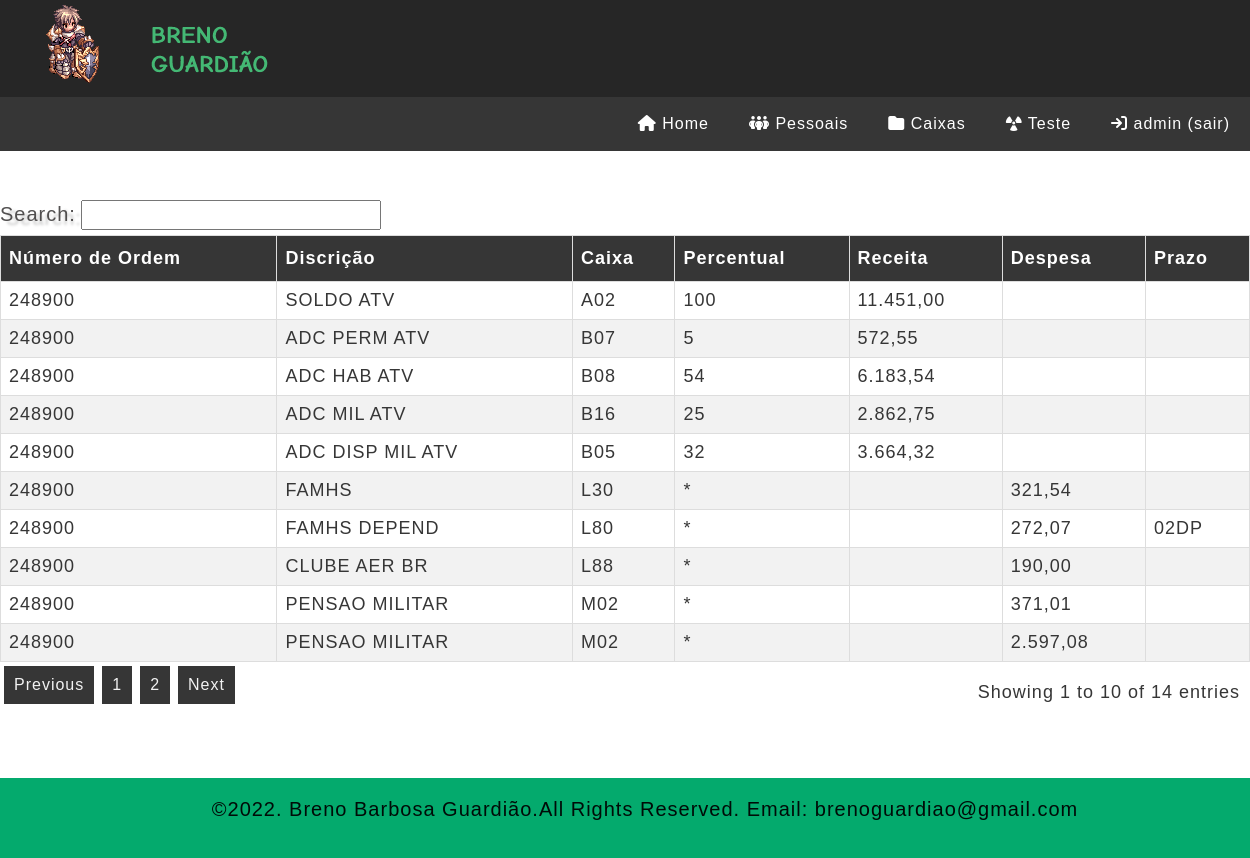
Screenshot of /?pagina=caixas (signed in) with the database file from the repository.
### tables this page shows
CREATE TABLE `mai_caixas` (
  `nordem` char(6) DEFAULT NULL,
  `status` char(1) DEFAULT NULL,
  `discr` char(25) DEFAULT NULL,
  `ordcx` char(2) DEFAULT NULL,
  `caixa` char(3) DEFAULT NULL,
  `perc` char(4) DEFAULT NULL,
  `rec` char(13) DEFAULT NULL,
  `desp` char(13) DEFAULT NULL,
  `prazo` char(5) DEFAULT NULL,
  `ir` char(2) DEFAULT NULL
);

### db.php (called while the page is built, shortened)
<?php
$servidor = "localhost";
$usuario = "root";
$senha = "";
$db = "sdpp";
$conexao = mysqli_connect($servidor, $usuario, $senha, $db);
$query = "SELECT * FROM mai_caixas";
$consulta_caixas = mysqli_query($conexao, $query);
?>

### views/caixas.php (the view, shortened to what this page needs)
<!DOCTYPE html>
<html>
    <head>
        <link rel="stylesheet" href="css/estilo.css">
        <link rel="stylesheet" href="css/tabela.css">
    </head>
    <body>
<table id="tabela" class="display nowrap" style="width:100%">
<thead>
<tr>
    <th>Número de Ordem</th>
    <th>Discrição</th>
    <th>Caixa</th>
    <th>Percentual</th>
    <th>Receita</th>
    <th>Despesa</th>
    <th>Prazo</th>
</tr>
</thead>
<?php
    while($linha= mysqli_fetch_array($consulta_caixas)){
        echo '<tr><td>'.$linha['nordem'].'</td>';
        echo '<td>'.$linha['discr'].'</td>';
        echo '<td>'.$linha['caixa'].'</td>';
        echo '<td>'.$linha['perc'].'</td>';
        echo '<td>'.$linha['rec'].'</td>';
        echo '<td>'.$linha['desp'].'</td>';
        echo '<td>'.$linha['prazo'].'</td>';
    }
?>
</table>

### header.php (shortened to what this page needs)
    <!DOCTYPE html>
<html>
<head>
    <link rel="stylesheet" href="css/estilo.css">
    <link rel="stylesheet" href="https://cdnjs.cloudflare.com/ajax/libs/font-awesome/6.1.1/css/all.min.css">
    <link rel="stylesheet" href="https://cdnjs.cloudflare.com/ajax/libs/font-awesome/6.1.1/css/brands.min.css">
    <link rel="stylesheet" href="https://cdnjs.cloudflare.com/ajax/libs/font-awesome/6.1.1/css/fontawesome.min.css">
    <link rel="stylesheet" href="https://cdnjs.cloudflare.com/ajax/libs/font-awesome/6.1.1/css/regular.min.css">
    <link rel="stylesheet" href="https://cdnjs.cloudflare.com/ajax/libs/font-awesome/6.1.1/css/solid.min.css">
    <link rel="stylesheet" href="https://cdnjs.cloudflare.com/ajax/libs/font-awesome/6.1.1/css/svg-with-js.min.css">
    <link rel="stylesheet" href="https://cdnjs.cloudflare.com/ajax/libs/font-awesome/6.1.1/css/v4-font-face.min.css">
    <link rel="stylesheet" href="https://cdnjs.cloudflare.com/ajax/libs/font-awesome/6.1.1/css/v4-shims.min.css">
    <link rel="stylesheet" href="https://cdnjs.cloudflare.com/ajax/libs/font-awesome/6.1.1/css/v5-font-face.min.css">
</head>
<body>
    <header>
       <img src="img/royal guard.png" alt="Hero">
       <img src="img/logo.jpg" alt="logo">
        <nav>
        <?php if (isset($_SESSION['login'])){ ?>
            <menu><a class="btn" href="logout.php"><i class="fa-solid fa-arrow-right-to-bracket"></i>
                <?php echo $_SESSION['usuario']; ?> (sair)
            </a></menu>
        <?php } ?>
            <menu><a class="btn" href="?pagina=teste"> <i class="fa-solid fa-radiation"></i> Teste </a></menu>
            <menu><a class="btn" href="?pagina=caixas"> <i class="fa-solid fa-folder"></i> Caixas </a></menu>
            <menu><a class="btn" href="?pagina=pessoais"> <i class="fa-solid fa-people-group"></i> Pessoais </a></menu>
            <menu><a class="btn" href="?pagina=principal"> <i class="fa-solid fa-house"></i> Home </a></menu>
        </nav>
    </header>
</body>
    <div id="conteudo" class="container">

### index.php (shortened to what this page needs)
<?php
include 'db.php';
include 'header.php';
if(isset($_SESSION['login'])){
    if(isset($_GET['pagina'])){
        $pagina = $_GET['pagina'];
    }
    else{
        $pagina = 'principal';
    }
}
else{
    $pagina = 'home';
}
switch($pagina){
    case 'caixas': include 'views/caixas.php'; break;
}
include 'footer.php';
?>

### footer.php
</div>
<footer>
    <div class="container">
    ©2022. Breno Barbosa Guardião.All Rights Reserved. Email: brenoguardiao@gmail.com
</div>
</footer>

### css/estilo.css (style rules this page uses)
* { margin: 0; padding: 0; }
body { font-family: Helvetica, arial; font-size: 18px; color:#363636; position: relative; padding-bottom: 58px; min-height: 100vh; letter-spacing: 1px; }
header { height: 145px; background-color: #262626; padding:0px; }
nav { list-style-type: none; margin: 0px; padding: 0px; overflow: hidden; background-color: #363636; letter-spacing: 1px; }
menu { float: right; }
menu a { display: block; color: #ffffff; text-align: center; padding: 18px 20px; text-decoration: none; }
.btn { background-color: #363636; border: none; color: white; padding: 18px 20px; font-size: 16px; cursor: pointer; float: right; }
footer { width: 100%; position: absolute ; bottom: 0; height: 40px; background-color: #04AA6D; padding: 20px; text-align: center; font-family: Verdana,sans-serif; font-size: 20px; color:#000000ef; }
.container { margin: 0 auto; width: 0 auto; }
#conteudo { padding: 50px 0; }

### css/tabela.css (style rules this page uses)
#tabela { font-family: Arial, Helvetica, sans-serif; border-collapse: collapse; width: 100%; }
#tabela td, #tabela th { border: 1px solid #ddd; padding: 8px; }
#tabela tr:nth-child(even) { background-color: #f2f2f2; }
#tabela th { padding-top: 12px; padding-bottom: 12px; text-align: left; background-color: #363636; color: white; }

### rows the page displays
mai_caixas: nordem "248900", discr "SOLDO ATV", caixa "A02", perc "100", rec "11.451,00"
mai_caixas: nordem "248900", discr "ADC PERM ATV", caixa "B07", perc "5", rec "572,55"
mai_caixas: nordem "248900", discr "ADC HAB ATV", caixa "B08", perc "54", rec "6.183,54"
mai_caixas: nordem "248900", discr "ADC MIL ATV", caixa "B16", perc "25", rec "2.862,75"
mai_caixas: nordem "248900", discr "ADC DISP MIL ATV", caixa "B05", perc "32", rec "3.664,32"
mai_caixas: nordem "248900", discr "FAMHS", caixa "L30", perc "*", desp "321,54"
mai_caixas: nordem "248900", discr "FAMHS DEPEND", caixa "L80", perc "*", desp "272,07", prazo "02DP"
mai_caixas: nordem "248900", discr "CLUBE AER BR", caixa "L88", perc "*", desp "190,00"
mai_caixas: nordem "248900", discr "PENSAO MILITAR", caixa "M02", perc "*", desp "371,01"
mai_caixas: nordem "248900", discr "PENSAO MILITAR", caixa "M02", perc "*", desp "2.597,08"

### other values shown
$_SESSION['usuario'] "admin"
